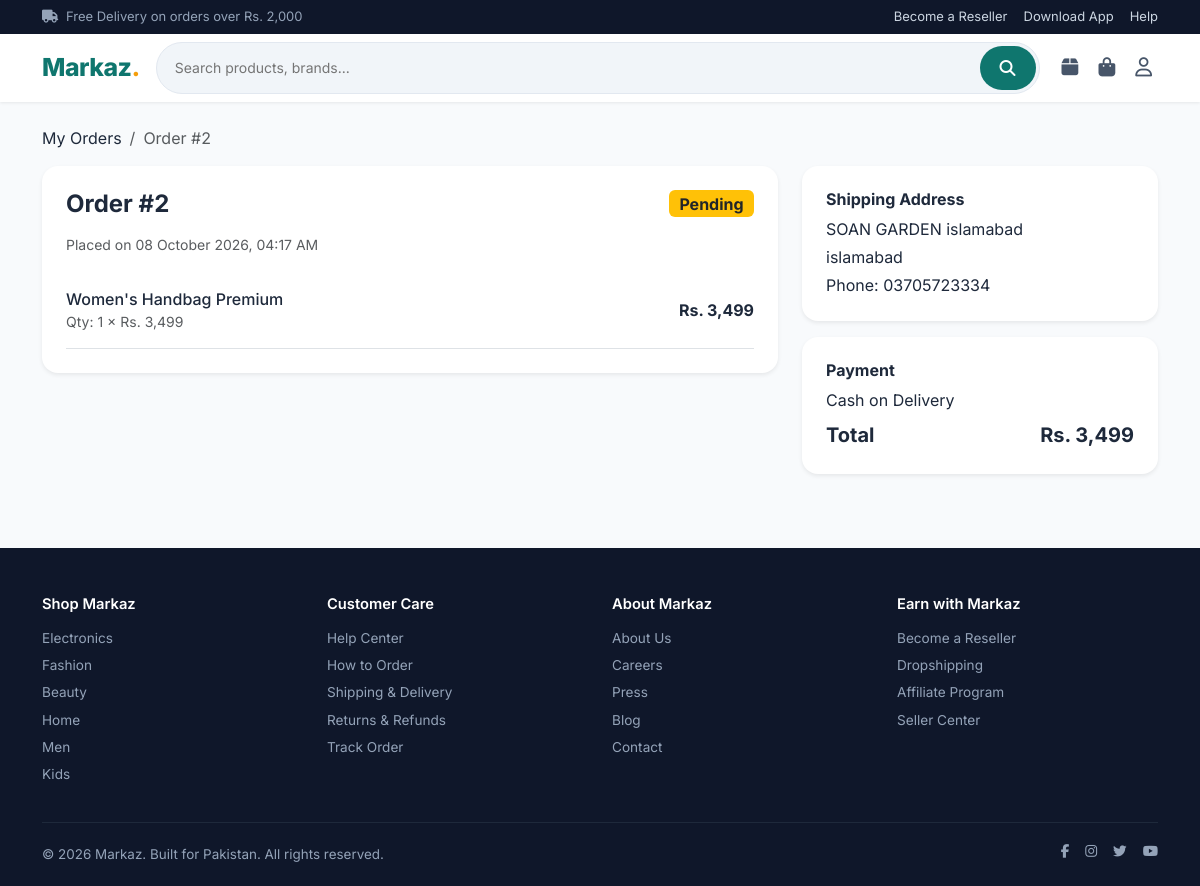
/order/2 (signed in), run on the app's committed database.
### models.py (models this page shows, shortened)
class Order(db.Model):
    id = db.Column(db.Integer, primary_key=True)
    user_id = db.Column(db.Integer, db.ForeignKey("user.id"), nullable=False)
    total = db.Column(db.Integer, nullable=False)
    status = db.Column(db.String(30), default="Pending")   # Pending, Confirmed, Shipped, Delivered, Cancelled
    payment_method = db.Column(db.String(30), default="Cash on Delivery")
    shipping_address = db.Column(db.Text, nullable=False)
    phone = db.Column(db.String(20), nullable=False)
    city = db.Column(db.String(50))
    notes = db.Column(db.Text)
    created_at = db.Column(db.DateTime, default=datetime.utcnow)
    items = db.relationship("OrderItem", backref="order", lazy=True, cascade="all, delete-orphan")

class OrderItem(db.Model):
    id = db.Column(db.Integer, primary_key=True)
    order_id = db.Column(db.Integer, db.ForeignKey("order.id"), nullable=False)
    product_id = db.Column(db.Integer, db.ForeignKey("product.id"), nullable=False)
    product_name = db.Column(db.String(200), nullable=False)
    price = db.Column(db.Integer, nullable=False)
    quantity = db.Column(db.Integer, default=1)
    product = db.relationship("Product")
    def subtotal(self):
        return self.price * self.quantity

class Category(db.Model):
    id = db.Column(db.Integer, primary_key=True)
    name = db.Column(db.String(80), unique=True, nullable=False)
    icon = db.Column(db.String(10), default="📦")
    color = db.Column(db.String(20), default="#3B82F6")
    products = db.relationship("Product", backref="category", lazy=True)

### app.py (the view)
@app.route("/order/<int:order_id>")
@login_required
def order_detail(order_id):
    order = Order.query.get_or_404(order_id)
    if order.user_id != current_user.id and not current_user.is_admin:
        abort(403)
    return render_template("order_detail.html", order=order)

### app.py (called while the page is built)
@login_manager.user_loader
def load_user(user_id):
    return User.query.get(int(user_id))

def get_cart_count():
    if current_user.is_authenticated:
        return sum(item.quantity for item in current_user.cart_items)
    return 0

@app.context_processor
def inject_globals():
    return {
        "cart_count": get_cart_count(),
        "categories": Category.query.all(),
        "year": datetime.now().year,
    }

### templates/order_detail.html (shortened to what this page needs)
{% extends "base.html" %}
{% block content %}
<div class="container py-4">
    <nav aria-label="breadcrumb" class="mb-3">
        <ol class="breadcrumb">
            <li class="breadcrumb-item"><a href="{{ url_for('my_orders') }}">My Orders</a></li>
            <li class="breadcrumb-item active">Order #{{ order.id }}</li>
        </ol>
    </nav>
    <div class="row g-4">
        <div class="col-lg-8">
            <div class="bg-white rounded-4 p-4 shadow-sm mb-3">
                <div class="d-flex justify-content-between align-items-center mb-3">
                    <h4 class="fw-bold mb-0">Order #{{ order.id }}</h4>
                    <span class="badge fs-6
                        {% if order.status == 'Pending' %}bg-warning text-dark
                        {% elif order.status == 'Confirmed' %}bg-info
                        {% elif order.status == 'Shipped' %}bg-primary
                        {% elif order.status == 'Delivered' %}bg-success
                        {% else %}bg-secondary{% endif %}">{{ order.status }}</span>
                </div>
                <p class="text-muted small mb-3">Placed on {{ order.created_at.strftime('%d %B %Y, %I:%M %p') }}</p>
                {% for item in order.items %}
                <div class="d-flex align-items-center gap-3 border-bottom py-3">
                    <div class="flex-grow-1">
                        <div class="fw-medium">{{ item.product_name }}</div>
                        <div class="text-muted small">Qty: {{ item.quantity }} × Rs. {{ "{:,}".format(item.price) }}</div>
                    </div>
                    <div class="fw-bold">Rs. {{ "{:,}".format(item.subtotal()) }}</div>
                </div>
                {% endfor %}
            </div>
        </div>
        <div class="col-lg-4">
            <div class="bg-white rounded-4 p-4 shadow-sm mb-3">
                <h6 class="fw-bold">Shipping Address</h6>
                <p class="mb-1">{{ order.shipping_address }}</p>
                <p class="mb-1">{{ order.city or '' }}</p>
                <p class="mb-0">Phone: {{ order.phone }}</p>
            </div>
            <div class="bg-white rounded-4 p-4 shadow-sm">
                <h6 class="fw-bold">Payment</h6>
                <p class="mb-2">{{ order.payment_method }}</p>
                <div class="d-flex justify-content-between fw-bold fs-5">
                    <span>Total</span>
                    <span>Rs. {{ "{:,}".format(order.total) }}</span>
                </div>
            </div>
        </div>
    </div>
</div>
{% endblock %}

### templates/base.html (shortened to what this page needs)
<!DOCTYPE html>
<html lang="en">
<head>
    <link href="https://cdn.jsdelivr.net/npm/bootstrap@5.3.3/dist/css/bootstrap.min.css" rel="stylesheet">
    <link href="https://cdnjs.cloudflare.com/ajax/libs/font-awesome/6.5.1/css/all.min.css" rel="stylesheet">
</head>
<body>
    <div class="top-bar">
        <div class="container d-flex justify-content-between align-items-center">
            <div><i class="fas fa-truck me-1"></i> Free Delivery on orders over Rs. 2,000</div>
            <div class="d-none d-md-flex gap-3">
                <a href="#">Become a Reseller</a>
                <a href="#">Download App</a>
                <a href="#">Help</a>
            </div>
        </div>
    </div>
    <nav class="navbar-main py-2">
        <div class="container">
            <div class="d-flex align-items-center gap-3">
                <a href="{{ url_for('home') }}" class="logo">Markaz<span>.</span></a>
                <form action="{{ url_for('search') }}" method="get" class="search-box flex-grow-1 d-none d-md-flex">
                    <input type="text" name="q" placeholder="Search products, brands..." value="{{ request.args.get('q', '') }}">
                    <button type="submit"><i class="fas fa-search"></i></button>
                </form>
                <div class="d-flex align-items-center gap-2 ms-auto">
                    {% if current_user.is_authenticated %}
                        <a href="{{ url_for('my_orders') }}" class="nav-icon" title="My Orders"><i class="fas fa-box"></i></a>
                        <a href="{{ url_for('cart') }}" class="nav-icon" title="Cart">
                            <i class="fas fa-shopping-bag"></i>
                        </a>
                        <div class="dropdown">
                            <a class="nav-icon" href="#" data-bs-toggle="dropdown"><i class="far fa-user"></i></a>
                        </div>
                    {% else %}
                        <a href="{{ url_for('login') }}" class="nav-icon" title="Login"><i class="far fa-user"></i></a>
                        <a href="{{ url_for('cart') }}" class="nav-icon" title="Cart"><i class="fas fa-shopping-bag"></i></a>
                    {% endif %}
                </div>
            </div>
        </div>
    </nav>
    {% block content %}{% endblock %}
    <footer>
        <div class="container">
            <div class="row g-4">
                <div class="col-6 col-md-3">
                    <h6>Shop Markaz</h6>
                    {% for c in categories[:6] %}
                    <a href="{{ url_for('category_page', category_id=c.id) }}">{{ c.name }}</a>
                    {% endfor %}
                </div>
                <div class="col-6 col-md-3">
                    <h6>Customer Care</h6>
                    <a href="#">Help Center</a>
                    <a href="#">How to Order</a>
                    <a href="#">Shipping & Delivery</a>
                    <a href="#">Returns & Refunds</a>
                    <a href="#">Track Order</a>
                </div>
                <div class="col-6 col-md-3">
                    <h6>About Markaz</h6>
                    <a href="#">About Us</a>
                    <a href="#">Careers</a>
                    <a href="#">Press</a>
                    <a href="#">Blog</a>
                    <a href="#">Contact</a>
                </div>
                <div class="col-6 col-md-3">
                    <h6>Earn with Markaz</h6>
                    <a href="#">Become a Reseller</a>
                    <a href="#">Dropshipping</a>
                    <a href="#">Affiliate Program</a>
                    <a href="#">Seller Center</a>
                </div>
            </div>
            <div class="footer-bottom d-flex flex-column flex-md-row justify-content-between align-items-center gap-2">
                <div>© {{ year }} Markaz. Built for Pakistan. All rights reserved.</div>
                <div class="d-flex gap-3">
                    <a href="#"><i class="fab fa-facebook-f"></i></a>
                    <a href="#"><i class="fab fa-instagram"></i></a>
                    <a href="#"><i class="fab fa-twitter"></i></a>
                    <a href="#"><i class="fab fa-youtube"></i></a>
                </div>
            </div>
        </div>
    </footer>
</body>
</html>

### templates/base.html (style rules this page uses)
:root { --primary: #0F766E; --primary-dark: #0D5C56; --accent: #F59E0B; --bg: #F8FAFC; --card-shadow: 0 1px 3px rgba(0,0,0,.08); --card-hover: 0 12px 28px -8px rgba(0,0,0,.15); }
* { box-sizing: border-box; }
body { font-family: 'Inter', system-ui, sans-serif; background: var(--bg); color: #1E293B; margin: 0; }
a { text-decoration: none; color: inherit; }
.top-bar { background: #0F172A; color: #94A3B8; font-size: 13px; padding: 7px 0; }
.top-bar a { color: #CBD5E1; }
.navbar-main { background: #fff; box-shadow: var(--card-shadow); position: sticky; top: 0; z-index: 1000; }
.logo { font-weight: 800; font-size: 1.55rem; color: var(--primary); letter-spacing: -0.5px; }
.logo span { color: var(--accent); }
.search-box { background: #F1F5F9; border-radius: 50px; border: 1px solid #E2E8F0; overflow: hidden; display: flex; }
.search-box input { border: none; background: transparent; padding: 10px 18px; outline: none; flex: 1; font-size: 14px; }
.search-box button { background: var(--primary); color: #fff; border: none; padding: 10px 20px; border-radius: 50px; margin: 3px; cursor: pointer; }
.nav-icon { font-size: 1.2rem; color: #475569; position: relative; padding: 6px; }
footer { background: #0F172A; color: #94A3B8; padding-top: 48px; margin-top: 50px; }
footer h6 { color: #fff; font-weight: 600; margin-bottom: 14px; font-size: .92rem; }
footer a { color: #94A3B8; font-size: .85rem; display: block; margin-bottom: 7px; }
.footer-bottom { border-top: 1px solid #1E293B; padding: 18px 0; margin-top: 30px; font-size: .84rem; }

### data on the page
Order: id "2", status "Pending", created_at "08 October 2026, 04:17 AM", shipping_address "SOAN GARDEN islamabad", city "islamabad", phone "03705723334", payment_method "Cash on Delivery", total "3,499"
OrderItem: product_name "Women's Handbag Premium", quantity "1", price "3,499", subtotal "3,499"
Category: name "Electronics"
Category: name "Fashion"
Category: name "Beauty"
Category: name "Home"
Category: name "Men"
Category: name "Kids"
